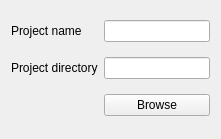
<?xml version="1.0" encoding="UTF-8"?>
<ui version="4.0">
 <class>ProjectPreferences</class>
 <widget class="QWidget" name="ProjectPreferences">
  <property name="geometry">
   <rect>
    <x>0</x>
    <y>0</y>
    <width>221</width>
    <height>139</height>
   </rect>
  </property>
  <property name="windowTitle">
   <string>Form</string>
  </property>
  <layout class="QGridLayout" name="gridLayout">
   <item row="0" column="0">
    <widget class="QLabel" name="ProjectNameLabel">
     <property name="text">
      <string>Project name</string>
     </property>
    </widget>
   </item>
   <item row="1" column="0">
    <widget class="QLabel" name="ProjectDirectoryLabel">
     <property name="text">
      <string>Project directory</string>
     </property>
    </widget>
   </item>
   <item row="0" column="1">
    <widget class="QLineEdit" name="ProjectNameLineEdit"/>
   </item>
   <item row="1" column="1">
    <widget class="QLineEdit" name="ProjectDirectoryLineEdit"/>
   </item>
   <item row="2" column="1">
    <widget class="QPushButton" name="BrowsePushButton">
     <property name="text">
      <string>Browse</string>
     </property>
    </widget>
   </item>
   <item row="2" column="0">
    <spacer name="horizontalSpacer">
     <property name="orientation">
      <enum>Qt::Horizontal</enum>
     </property>
     <property name="sizeHint" stdset="0">
      <size>
       <width>40</width>
       <height>20</height>
      </size>
     </property>
    </spacer>
   </item>
  </layout>
 </widget>
 <resources/>
 <connections/>
</ui>
